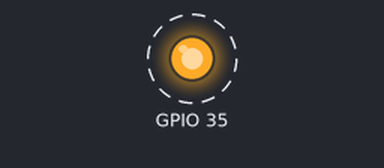
The sketch below on a simulated ESP32. Shown: output pins drawn as LEDs (lit = HIGH). Dashed ring = blinking. What the sketch prints to the serial monitor is not drawn.

Above: at 0.4 s.
Timing chart, 0 to 3.2 s (numbered marks = the images above):
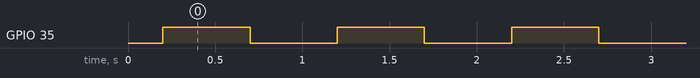

The sketch:

serial_test.ino
```cpp
/*
 * Heltec WiFi LoRa 32 V3 – Serial + LED Test
 */

void setup() {
  // Force USB CDC Serial
  Serial.begin(115200);
  delay(200);

  // Onboard LED (GPIO35)
  pinMode(35, OUTPUT);

  Serial.println("\n--- Serial Test Running ---");
}

void loop() {
  // Blink LED
  digitalWrite(35, HIGH);
  delay(500);
  digitalWrite(35, LOW);
  delay(500);

  // Serial output
  Serial.println("Hello from Heltec!");
}
```

Measured:
- by itself, GPIO 35: alternates HIGH for 0.50 s and LOW for 0.50 s
